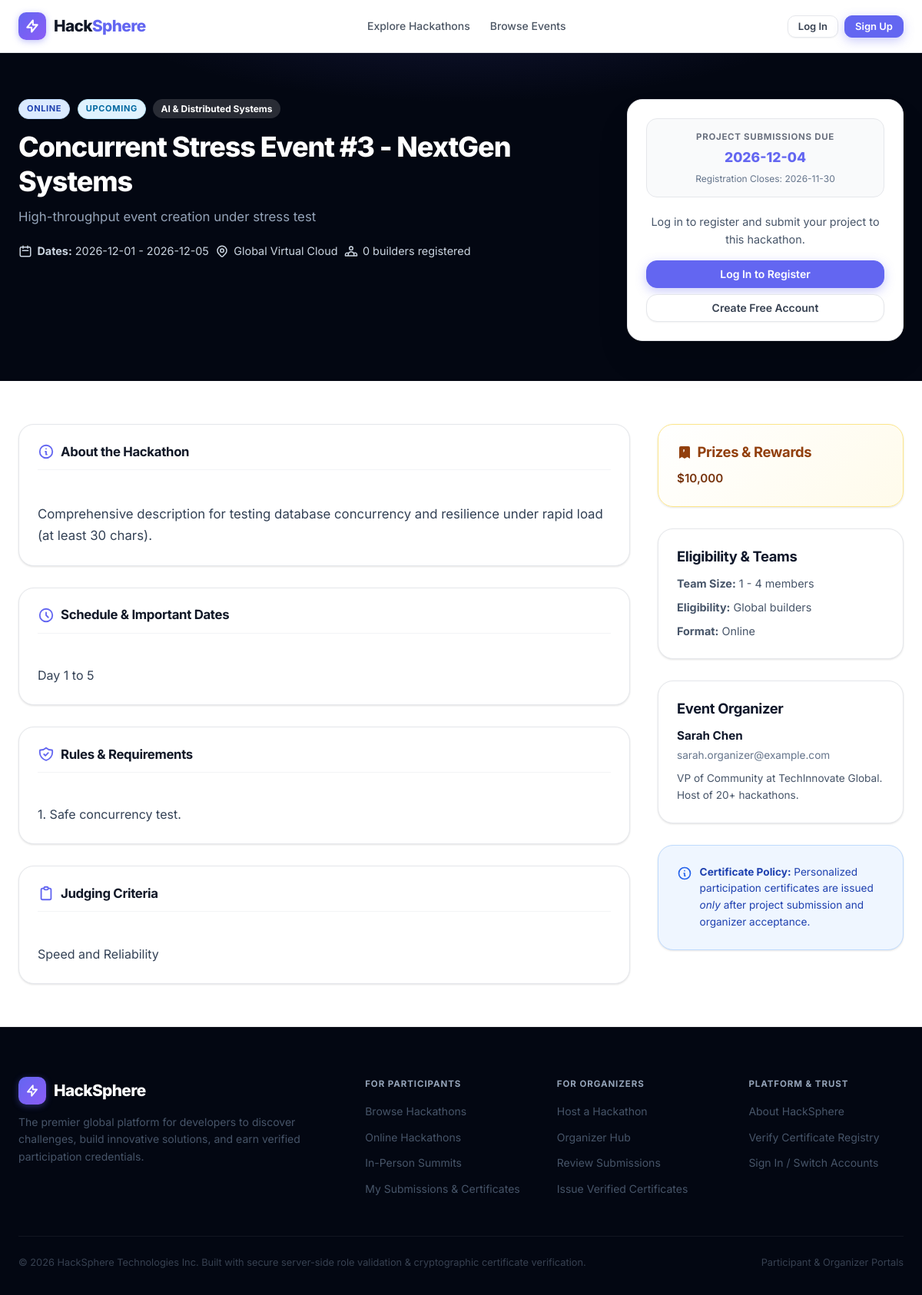
/hackathon/9, run on an earlier commit of the app's database.
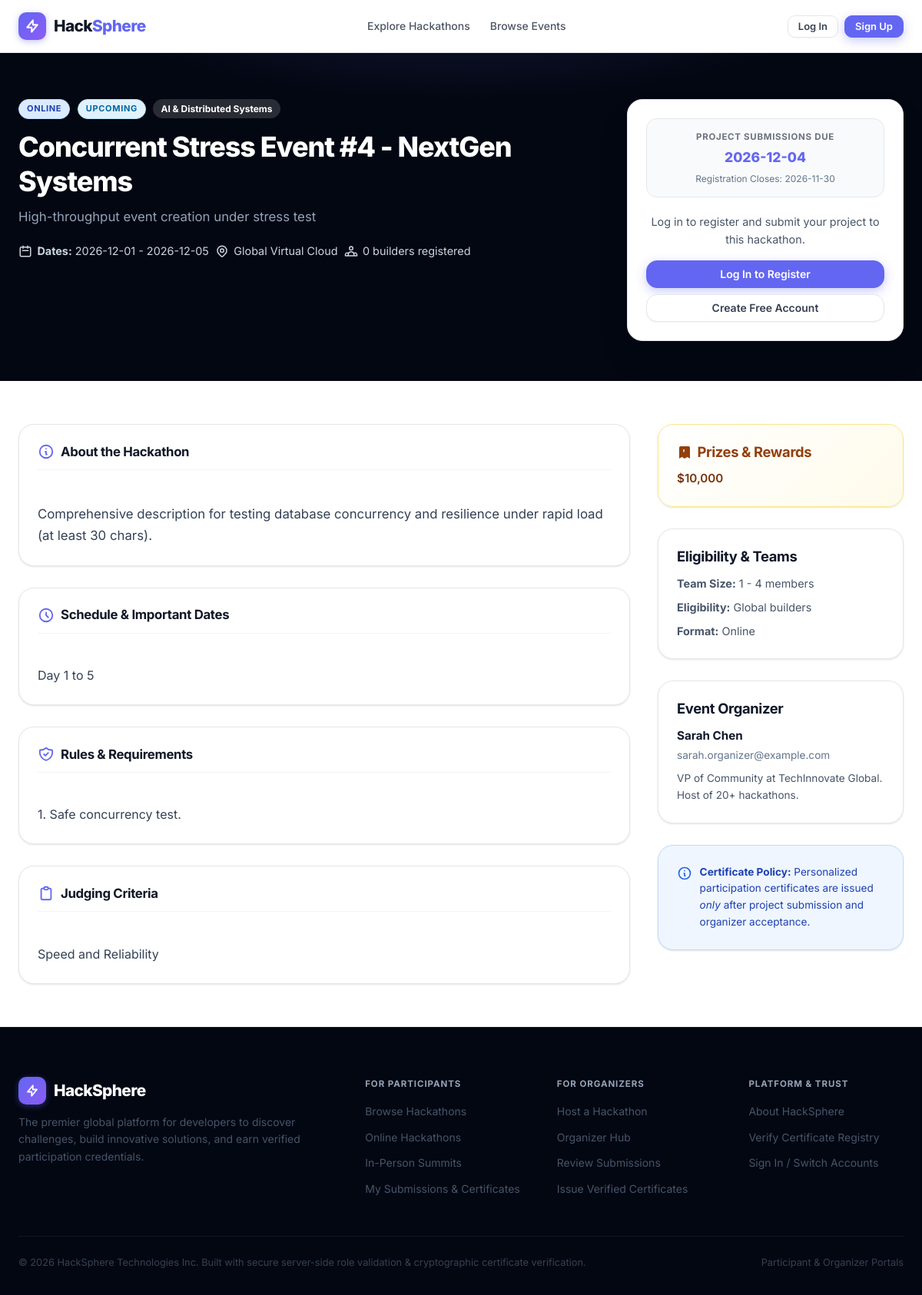
And on a later commit of the database.
### tables this page shows
CREATE TABLE hackathons (
        id INTEGER PRIMARY KEY AUTOINCREMENT,
        organizer_id INTEGER NOT NULL,
        title TEXT NOT NULL,
        tagline TEXT,
        description TEXT NOT NULL,
        theme TEXT NOT NULL,
        format TEXT NOT NULL DEFAULT 'online', -- 'online', 'in-person', 'hybrid'
        location TEXT,
        start_date TEXT NOT NULL,
        end_date TEXT NOT NULL,
        registration_deadline TEXT NOT NULL,
        submission_deadline TEXT NOT NULL,
        team_size_min INTEGER NOT NULL DEFAULT 1,
        team_size_max INTEGER NOT NULL DEFAULT 4,
        eligibility TEXT,
        rules TEXT,
        schedule TEXT,
        judging_criteria TEXT,
        prizes TEXT,
        banner_url TEXT,
        status TEXT NOT NULL DEFAULT 'upcoming', -- 'upcoming', 'ongoing', 'ended'
        created_at TEXT NOT NULL,
        updated_at TEXT NOT NULL,
        FOREIGN KEY (organizer_id) REFERENCES users (id) ON DELETE CASCADE
    );

### app.py (the view, shortened to what this page needs)
@app.route("/hackathons/<int:hackathon_id>")
@app.route("/hackathon/<int:hackathon_id>")
def hackathon_detail(hackathon_id):
    db = get_db()
    hackathon = db.execute("""
        SELECT h.*, COALESCE(u.name, 'Hackathon Host') as organizer_name,
               COALESCE(u.email, 'host@hacksphere.com') as organizer_email,
               COALESCE(u.bio, '') as organizer_bio
        FROM hackathons h
        LEFT JOIN users u ON h.organizer_id = u.id
        WHERE h.id = ?
    """, (hackathon_id,)).fetchone()
    if not hackathon:
        db.close()
        flash("The requested hackathon could not be found. It may have concluded or been removed.", "warning")
        return redirect(url_for("hackathons_list"))
    participant_count = db.execute(
        "SELECT COUNT(*) as count FROM registrations WHERE hackathon_id = ?",
        (hackathon_id,)
    ).fetchone()["count"]
    submission_count = db.execute(
        "SELECT COUNT(*) as count FROM submissions WHERE hackathon_id = ?",
        (hackathon_id,)
    ).fetchone()["count"]
    user_id = session.get("user_id")
    is_registered = False
    registration = None
    user_submission = None
    user_certificate = None
    db.close()
    return render_template(
        "hackathons/detail.html",
        hackathon=hackathon,
        participant_count=participant_count,
        submission_count=submission_count,
        is_registered=is_registered,
        registration=registration,
        user_submission=user_submission,
        user_certificate=user_certificate
    )

### templates/hackathons/detail.html (shortened to what this page needs)
{% extends "base.html" %}
{% block content %}
<div class="detail-hero">
  <div class="container">
    <div class="detail-header-grid">
      <div>
        <div style="display: flex; gap: 0.6rem; align-items: center; flex-wrap: wrap;">
          <span class="badge badge-{{ hackathon.format }}">{{ hackathon.format }}</span>
          <span class="badge badge-{{ hackathon.status }}">{{ hackathon.status }}</span>
          <span class="badge badge-tag" style="background: rgba(255,255,255,0.15); color: #ffffff; border: none;">{{ hackathon.theme }}</span>
        </div>
        <h1 class="detail-title">{{ hackathon.title }}</h1>
        <p class="detail-tagline">{{ hackathon.tagline or hackathon.description }}</p>
        <div class="detail-meta-pills">
          <div style="display: flex; align-items: center; gap: 0.4rem; font-size: 0.9rem; color: #cbd5e1;">
            <svg width="18" height="18" fill="none" stroke="currentColor" viewBox="0 0 24 24">
              <path stroke-linecap="round" stroke-linejoin="round" stroke-width="2" d="M8 7V3m8 4V3m-9 8h10M5 21h14a2 2 0 002-2V7a2 2 0 00-2-2H5a2 2 0 00-2 2v12a2 2 0 002 2z"/>
            </svg>
            <span><strong>Dates:</strong> {{ hackathon.start_date }} - {{ hackathon.end_date }}</span>
          </div>
          {% if hackathon.location %}
            <div style="display: flex; align-items: center; gap: 0.4rem; font-size: 0.9rem; color: #cbd5e1;">
              <span>{{ hackathon.location }}</span>
            </div>
          {% endif %}
          <div style="display: flex; align-items: center; gap: 0.4rem; font-size: 0.9rem; color: #cbd5e1;">
            <span>{{ participant_count }} builders registered</span>
          </div>
        </div>
      </div>
      <div class="cta-card">
        <div class="countdown-box">
          <div class="countdown-label">Project Submissions Due</div>
          <div class="countdown-val">{{ hackathon.submission_deadline }}</div>
          <div style="font-size: 0.75rem; color: var(--slate-500); margin-top: 0.2rem;">Registration Closes: {{ hackathon.registration_deadline }}</div>
        </div>
        {% if not current_user %}
          <div style="text-align: center;">
            <p style="font-size: 0.9rem; color: var(--slate-600); margin-bottom: 1rem;">Log in to register and submit your project to this hackathon.</p>
            <a href="{{ url_for('auth_login', next=request.path) }}" class="btn btn-primary" style="width: 100%; margin-bottom: 0.5rem;">Log In to Register</a>
            <a href="{{ url_for('auth_signup', role='participant') }}" class="btn btn-secondary" style="width: 100%;">Create Free Account</a>
          </div>
        {% endif %}
      </div>
    </div>
  </div>
</div>
<div class="container">
  <div class="detail-layout">
    <div class="detail-content">
      <div class="content-block">
        <h2 class="block-title">
          <svg width="22" height="22" fill="none" stroke="var(--primary)" viewBox="0 0 24 24">
            <path stroke-linecap="round" stroke-linejoin="round" stroke-width="2" d="M13 16h-1v-4h-1m1-4h.01M21 12a9 9 0 11-18 0 9 9 0 0118 0z"/>
          </svg>
          About the Hackathon
        </h2>
        <div style="font-size: 1.05rem; color: var(--slate-700); white-space: pre-line; line-height: 1.7;">
          {{ hackathon.description }}
        </div>
      </div>
      {% if hackathon.schedule %}
        <div class="content-block">
          <h2 class="block-title">
            <svg width="22" height="22" fill="none" stroke="var(--primary)" viewBox="0 0 24 24">
              <path stroke-linecap="round" stroke-linejoin="round" stroke-width="2" d="M12 8v4l3 3m6-3a9 9 0 11-18 0 9 9 0 0118 0z"/>
            </svg>
            Schedule & Important Dates
          </h2>
          <div style="white-space: pre-line; color: var(--slate-700); line-height: 1.7;">
            {{ hackathon.schedule }}
          </div>
        </div>
      {% endif %}
      {% if hackathon.rules %}
        <div class="content-block">
          <h2 class="block-title">
            Rules & Requirements
          </h2>
          <div style="white-space: pre-line; color: var(--slate-700); line-height: 1.7;">
            {{ hackathon.rules }}
          </div>
        </div>
      {% endif %}
      {% if hackathon.judging_criteria %}
        <div class="content-block">
          <h2 class="block-title">
            <svg width="22" height="22" fill="none" stroke="var(--primary)" viewBox="0 0 24 24">
              <path stroke-linecap="round" stroke-linejoin="round" stroke-width="2" d="M9 5H7a2 2 0 00-2 2v12a2 2 0 002 2h10a2 2 0 002-2V7a2 2 0 00-2-2h-2M9 5a2 2 0 002 2h2a2 2 0 002-2M9 5a2 2 0 012-2h2a2 2 0 012 2"/>
            </svg>
            Judging Criteria
          </h2>
          <div style="white-space: pre-line; color: var(--slate-700); line-height: 1.7;">
            {{ hackathon.judging_criteria }}
          </div>
        </div>
      {% endif %}
    </div>
    <div style="display: flex; flex-direction: column; gap: 1.75rem;">
      {% if hackathon.prizes %}
        <div class="content-block" style="background: linear-gradient(135deg, #ffffff 0%, #fffbeb 100%); border-color: #fde68a;">
          <h3 style="font-size: 1.15rem; font-weight: 700; color: #92400e; margin-bottom: 0.75rem; display: flex; align-items: center; gap: 0.4rem;">
            <svg width="20" height="20" fill="currentColor" viewBox="0 0 20 20">
              <path fill-rule="evenodd" d="M5 2a2 2 0 00-2 2v14l3.5-2 3.5 2 3.5-2 3.5 2V4a2 2 0 00-2-2H5zm4.707 5.707a1 1 0 00-1.414-1.414L8.414 10l1.293-1.293z" clip-rule="evenodd"/>
            </svg>
            Prizes & Rewards
          </h3>
          <div style="font-size: 0.95rem; color: #78350f; font-weight: 600; line-height: 1.5;">
            {{ hackathon.prizes }}
          </div>
        </div>
      {% endif %}
      <div class="content-block">
        <h3 style="font-size: 1.15rem; font-weight: 700; color: var(--slate-900); margin-bottom: 0.75rem;">Eligibility & Teams</h3>
        <div style="font-size: 0.9rem; color: var(--slate-600); display: flex; flex-direction: column; gap: 0.5rem;">
          <div><strong>Team Size:</strong> {{ hackathon.team_size_min }} - {{ hackathon.team_size_max }} members</div>
          <div><strong>Eligibility:</strong> {{ hackathon.eligibility or 'Open to developers globally' }}</div>
          <div><strong>Format:</strong> {{ hackathon.format|capitalize }}</div>
        </div>
      </div>
      <div class="content-block">
        <h3 style="font-size: 1.15rem; font-weight: 700; color: var(--slate-900); margin-bottom: 0.75rem;">Event Organizer</h3>
        <div style="font-size: 0.95rem; font-weight: 700; color: var(--slate-900);">{{ hackathon.organizer_name }}</div>
        <div style="font-size: 0.85rem; color: var(--slate-500); margin-top: 0.2rem;">{{ hackathon.organizer_email }}</div>
        {% if hackathon.organizer_bio %}
          <div style="font-size: 0.85rem; color: var(--slate-600); margin-top: 0.5rem;">{{ hackathon.organizer_bio }}</div>
        {% endif %}
      </div>
      <div class="content-block" style="background: #eff6ff; border-color: #bfdbfe;">
        <div style="display: flex; gap: 0.6rem; align-items: flex-start;">
          <svg width="20" height="20" fill="none" stroke="#2563eb" viewBox="0 0 24 24" style="flex-shrink: 0; margin-top: 2px;">
            <path stroke-linecap="round" stroke-linejoin="round" stroke-width="2" d="M13 16h-1v-4h-1m1-4h.01M21 12a9 9 0 11-18 0 9 9 0 0118 0z"/>
          </svg>
          <div style="font-size: 0.85rem; color: #1e40af;">
            <strong>Certificate Policy:</strong> Personalized participation certificates are issued <em>only</em> after project submission and organizer acceptance.
          </div>
        </div>
      </div>
    </div>
  </div>
</div>
{% endblock %}

### templates/base.html (shortened to what this page needs)
<!DOCTYPE html>
<html lang="en">
<head>
  <link rel="stylesheet" href="{{ url_for('static', filename='css/style.css') }}">
</head>
<body>
  <nav class="navbar">
    <div class="nav-container">
      <a href="{{ url_for('index') }}" class="brand">
        <div class="brand-icon">
          <svg width="20" height="20" fill="none" stroke="currentColor" viewBox="0 0 24 24">
            <path stroke-linecap="round" stroke-linejoin="round" stroke-width="2.5" d="M13 10V3L4 14h7v7l9-11h-7z"/>
          </svg>
        </div>
        <span>Hack<span class="accent">Sphere</span></span>
      </a>
      <ul class="nav-links">
        <li><a href="{{ url_for('hackathons_list') }}">Explore Hackathons</a></li>
        {% if current_user %}
          {% if current_user.role == 'admin' %}
            <li><a href="{{ url_for('admin_dashboard') }}" style="color: #8b5cf6; font-weight: 700;">🛡️ Admin Center</a></li>
          {% elif current_user.role == 'organizer' %}
            <li><a href="{{ url_for('organizer_dashboard') }}">Organizer Hub</a></li>
            <li><a href="{{ url_for('hackathon_create') }}" class="btn btn-sm btn-outline">+ Host Hackathon</a></li>
          {% else %}
            <li><a href="{{ url_for('participant_dashboard') }}">My Dashboard</a></li>
            <li><a href="{{ url_for('participant_profile') }}">Profile</a></li>
          {% endif %}
        {% else %}
          <li><a href="{{ url_for('hackathons_list') }}">Browse Events</a></li>
        {% endif %}
      </ul>
      <div class="nav-actions nav-actions-desktop">
        {% if current_user %}
          <div class="user-badge">
            <svg width="16" height="16" fill="none" stroke="currentColor" viewBox="0 0 24 24">
              <path stroke-linecap="round" stroke-linejoin="round" stroke-width="2" d="M16 7a4 4 0 11-8 0 4 4 0 018 0zM12 14a7 7 0 00-7 7h14a7 7 0 00-7-7z"/>
            </svg>
            <span>{{ current_user.name.split()[0] }}</span>
            <span class="user-role-tag role-{{ current_user.role }}">{{ current_user.role }}</span>
          </div>
          {% if current_user.role == 'admin' %}
            <a href="{{ url_for('admin_dashboard') }}" class="btn btn-sm btn-secondary" style="border-color: #8b5cf6; color: #6d28d9;">Admin Console</a>
          {% elif current_user.role == 'organizer' %}
            <a href="{{ url_for('organizer_dashboard') }}" class="btn btn-sm btn-secondary">Dashboard</a>
          {% else %}
            <a href="{{ url_for('participant_dashboard') }}" class="btn btn-sm btn-secondary">My Events</a>
          {% endif %}
          <a href="{{ url_for('auth_logout') }}" class="btn btn-sm btn-outline">Log Out</a>
        {% else %}
          <a href="{{ url_for('auth_login') }}" class="btn btn-sm btn-secondary">Log In</a>
          <a href="{{ url_for('auth_signup') }}" class="btn btn-sm btn-primary">Sign Up</a>
        {% endif %}
      </div>
    </div>
  </nav>
  <main>
    {% block content %}{% endblock %}
  </main>
  <footer class="footer">
    <div class="container">
      <div class="footer-grid">
        <div class="footer-brand">
          <div class="brand">
            <div class="brand-icon">
              <svg width="18" height="18" fill="none" stroke="currentColor" viewBox="0 0 24 24">
                <path stroke-linecap="round" stroke-linejoin="round" stroke-width="2.5" d="M13 10V3L4 14h7v7l9-11h-7z"/>
              </svg>
            </div>
            <span>HackSphere</span>
          </div>
          <p>The premier global platform for developers to discover challenges, build innovative solutions, and earn verified participation credentials.</p>
        </div>
        <div>
          <div class="footer-title">For Participants</div>
          <ul class="footer-links">
            <li><a href="{{ url_for('hackathons_list') }}">Browse Hackathons</a></li>
            <li><a href="{{ url_for('hackathons_list', format='online') }}">Online Hackathons</a></li>
            <li><a href="{{ url_for('hackathons_list', format='in-person') }}">In-Person Summits</a></li>
            <li><a href="{{ url_for('participant_dashboard') }}">My Submissions & Certificates</a></li>
          </ul>
        </div>
        <div>
          <div class="footer-title">For Organizers</div>
          <ul class="footer-links">
            <li><a href="{{ url_for('hackathon_create') }}">Host a Hackathon</a></li>
            <li><a href="{{ url_for('organizer_dashboard') }}">Organizer Hub</a></li>
            <li><a href="{{ url_for('organizer_dashboard') }}">Review Submissions</a></li>
            <li><a href="{{ url_for('organizer_dashboard') }}">Issue Verified Certificates</a></li>
          </ul>
        </div>
        <div>
          <div class="footer-title">Platform & Trust</div>
          <ul class="footer-links">
            <li><a href="{{ url_for('index') }}">About HackSphere</a></li>
            <li><a href="{{ url_for('verify_certificate', certificate_code='HS-2026-HC98B2') }}">Verify Certificate Registry</a></li>
            <li><a href="{{ url_for('auth_login') }}">Sign In / Switch Accounts</a></li>
          </ul>
        </div>
      </div>
      <div class="footer-bottom">
        <div>&copy; 2026 HackSphere Technologies Inc. Built with secure server-side role validation & cryptographic certificate verification.</div>
        <div style="display:flex; gap: 1rem;">
          <span>Participant &amp; Organizer Portals</span>
        </div>
      </div>
    </div>
  </footer>
</body>
</html>

What changed in the data, as far as the page shows it:
changed hackathons "High-throughput event creation under stress test": title "Concurrent Stress Event #3 - NextGen Systems" → "Concurrent Stress Event #4 - NextGen Systems"
